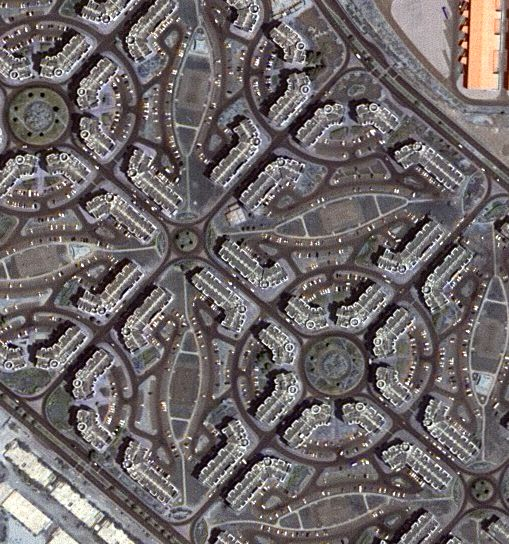
#> input picture test_img.jpg, 509 x 544 px
$ python semantic_segmentation.py
#> lines starting #> are read from the running program, lines starting #| are printed output that depends on the picture; after the words box and inside, x2 and y2 are one past the last pixel; in counts of white or black regions, pixels touching at a corner belong together
import numpy as np
import matplotlib.pyplot as plt

import imageio.v2 as imageio
from skimage.color import rgb2gray
from skimage import filters
from skimage.morphology import disk
from skimage.filters import rank
from skimage.exposure import rescale_intensity
from skimage.transform import resize

def float_to_int(image):
    image = image * 255
    return image.astype(np.uint8)

def preprocessing(original_image):

#> called with original_image = 'test_img.jpg'
    img = imageio.imread(original_image)
#> img is the input picture: shape (544, 509, 3); mean R, G, B 110, 103.2, 104.2
    denoised = filters.median(img)
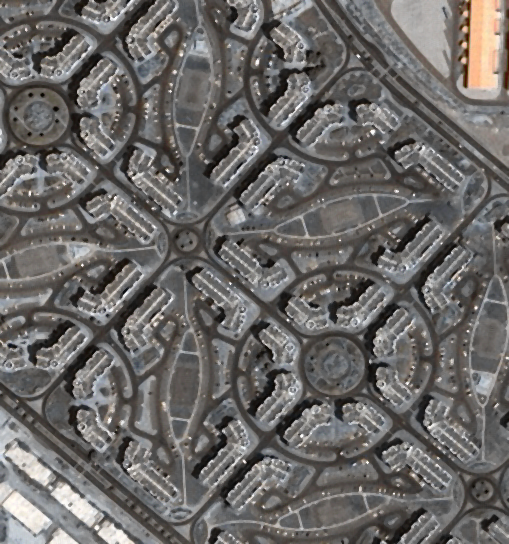
#> denoised: shape (544, 509, 3); mean R, G, B 107.1, 104.6, 102.7
    contrast_enhanced = rescale_intensity(denoised)
    contrast_enhanced = float_to_int(resize(contrast_enhanced, (256, 256)))
#> in float_to_int, `image = image * 255`:
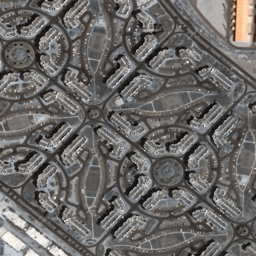
#> image: shape (256, 256, 3) float64; mean of channels 0, 1, 2 107.1, 104.6, 102.7; drawn as R, G, B

    return contrast_enhanced

def region_segmentation(img):
    gray = rgb2gray(img)

    gradient = rank.gradient(gray, disk(5))
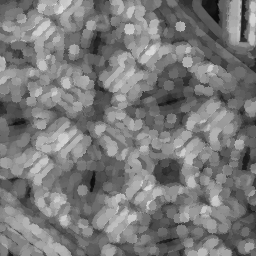
#> gradient: shape (256, 256); min 8, max 223, mean 122.3

    gradient_filtered = np.copy(gradient)
    gradient_filtered[gradient > 128] = 255
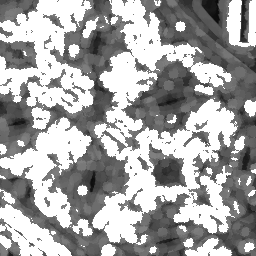
#> gradient_filtered: shape (256, 256); min 8, max 255, mean 165.2
    gradient_filtered[gradient <= 128] = 0
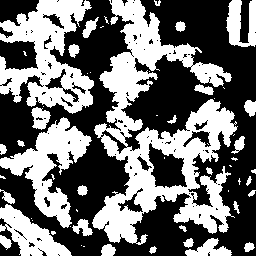
#> gradient_filtered: shape (256, 256); 43.7% white; 57 white regions (27 under 20 px), largest, box (x1, y1, x2, y2) and area: (92, 0, 238, 245) 14007, (0, 0, 94, 114) 5640, (0, 117, 92, 228) 3652

    return gradient_filtered

def segment_image(img):
    region = region_segmentation(img)

    final = np.ones((img.shape[0], img.shape[1]))
    final[region != 255] = 0
    return final

def visualise_semantic(original, preprocessed, final):
    plt.figure(figsize=(18,9), dpi=80)

    plt.subplot(131)
    plt.title("Original")
    plt.imshow(imageio.imread(original))

    plt.subplot(132)
    plt.title("preprocessed")
    plt.imshow(preprocessed)

    plt.subplot(133)
    plt.title("Final")
    plt.imshow(final, cmap=plt.cm.gray)

def formal_classification(final_img):
    info = np.round(np.count_nonzero(final_img == 1) / (256*256), 3)

    print(f"Информативность снимка: {np.count_nonzero(final_img == 1)}/{256*256}, {info * 100}%")

    """Критерий оценки информативности формальный"""
    if info <= 0.25:
        print('Bad')
    elif info <= 0.5:
        print('Well')
    elif info <= 0.75:
        print('Good')
    else:
        print('Excellent')

def main():
    original_img = 'test_img.jpg'

    preprocessed_img = preprocessing(original_img)

    semantic_segmentation = segment_image(preprocessed_img)

    formal_classification(semantic_segmentation)
#> in formal_classification, `info = np.round(np.count_nonzero(final_img == 1) / (256*256), 3)`: info = 0.437
#| Информативность снимка: 28645/65536, 43.7%

    visualise_semantic(original_img, preprocessed_img, semantic_segmentation)

if __name__ == "__main__":
    main()
